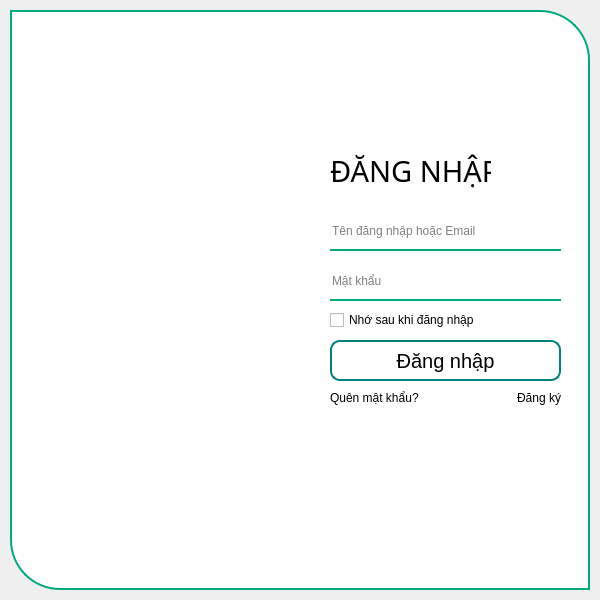
<?xml version="1.0" encoding="UTF-8"?>
<ui version="4.0">
 <class>Login</class>
 <widget class="QMainWindow" name="Login">
  <property name="geometry">
   <rect>
    <x>0</x>
    <y>0</y>
    <width>600</width>
    <height>600</height>
   </rect>
  </property>
  <property name="windowTitle">
   <string>MainWindow</string>
  </property>
  <widget class="QWidget" name="centralwidget">
   <layout class="QVBoxLayout" name="verticalLayout">
    <property name="spacing">
     <number>0</number>
    </property>
    <property name="leftMargin">
     <number>10</number>
    </property>
    <property name="topMargin">
     <number>10</number>
    </property>
    <property name="rightMargin">
     <number>10</number>
    </property>
    <property name="bottomMargin">
     <number>10</number>
    </property>
    <item>
     <widget class="QFrame" name="frame">
      <property name="styleSheet">
       <string notr="true">#frame.QFrame{
border-top-right-radius: 50px;
background-color: rgb(255, 255, 255);
border-bottom-left-radius: 50px;
border: 2px solid rgb(0, 170, 127);
}</string>
      </property>
      <property name="frameShape">
       <enum>QFrame::NoFrame</enum>
      </property>
      <widget class="QLabel" name="label_image">
       <property name="geometry">
        <rect>
         <x>2</x>
         <y>2</y>
         <width>291</width>
         <height>576</height>
        </rect>
       </property>
       <property name="styleSheet">
        <string notr="true">border-image: url(:/image/resources/pic/lib4.jpg);
border-bottom-left-radius: 48px; </string>
       </property>
       <property name="text">
        <string/>
       </property>
      </widget>
      <widget class="QLabel" name="label_Dangnhap">
       <property name="geometry">
        <rect>
         <x>320</x>
         <y>140</y>
         <width>161</width>
         <height>41</height>
        </rect>
       </property>
       <property name="font">
        <font>
         <family>Agbalumo</family>
         <pointsize>22</pointsize>
        </font>
       </property>
       <property name="text">
        <string>ĐĂNG NHẬP</string>
       </property>
      </widget>
      <widget class="QLineEdit" name="lineEdit">
       <property name="geometry">
        <rect>
         <x>320</x>
         <y>210</y>
         <width>231</width>
         <height>31</height>
        </rect>
       </property>
       <property name="styleSheet">
        <string notr="true">border: none;
background-color: rgb(255, 255, 255);
padding-bottom: 7px;
color: rgb(0, 0, 0);
border-bottom:2px solid rgb(0, 170, 127);</string>
       </property>
       <property name="placeholderText">
        <string>Tên đăng nhập hoặc Email</string>
       </property>
      </widget>
      <widget class="QPushButton" name="pushButton">
       <property name="geometry">
        <rect>
         <x>320</x>
         <y>330</y>
         <width>231</width>
         <height>41</height>
        </rect>
       </property>
       <property name="styleSheet">
        <string notr="true">QPushButton {
	background-color: rgb(255, 255, 255);
    color: black; /* Màu chữ */
    border: 2px solid #008080; /* Màu xanh mòng két cho viền */
	border-radius: 10px;
    padding: 2px 2px; /* Khoảng cách bên trong */
    font-size: 20px; /* Kích thước chữ */
    transition: background-color 0.3s ease; /* Hiệu ứng chuyển đổi màu nền */
}

QPushButton:hover {
	background-color: rgb(0, 170, 127); /* Màu xanh mòng két khi hover */
    color: rgb(255, 255, 255); /* Màu chữ khi hover */
}</string>
       </property>
       <property name="text">
        <string>Đăng nhập</string>
       </property>
      </widget>
      <widget class="QLabel" name="label_ForgotPw">
       <property name="geometry">
        <rect>
         <x>320</x>
         <y>380</y>
         <width>91</width>
         <height>16</height>
        </rect>
       </property>
       <property name="styleSheet">
        <string notr="true">QLabel:hover {
	color: rgb(0, 170, 127);
}</string>
       </property>
       <property name="text">
        <string>Quên mật khẩu?</string>
       </property>
      </widget>
      <widget class="QLabel" name="label_Signin">
       <property name="geometry">
        <rect>
         <x>460</x>
         <y>380</y>
         <width>91</width>
         <height>16</height>
        </rect>
       </property>
       <property name="autoFillBackground">
        <bool>false</bool>
       </property>
       <property name="styleSheet">
        <string notr="true">QLabel:hover {
	color: rgb(0, 170, 127);
}</string>
       </property>
       <property name="text">
        <string>Đăng ký</string>
       </property>
       <property name="alignment">
        <set>Qt::AlignRight|Qt::AlignTrailing|Qt::AlignVCenter</set>
       </property>
      </widget>
      <widget class="QLabel" name="label_Exit">
       <property name="geometry">
        <rect>
         <x>538</x>
         <y>20</y>
         <width>21</width>
         <height>21</height>
        </rect>
       </property>
       <property name="styleSheet">
        <string notr="true">border-image: url(:/icon/resources/icon-pack/exit_icon.png);</string>
       </property>
       <property name="text">
        <string/>
       </property>
      </widget>
      <widget class="QLineEdit" name="lineEdit_2">
       <property name="geometry">
        <rect>
         <x>320</x>
         <y>260</y>
         <width>231</width>
         <height>31</height>
        </rect>
       </property>
       <property name="styleSheet">
        <string notr="true">border: none;
background-color: rgb(255, 255, 255);
padding-bottom: 7px;
color: rgb(0, 0, 0);
border-bottom:2px solid rgb(0, 170, 127);</string>
       </property>
       <property name="placeholderText">
        <string>Mật khẩu</string>
       </property>
      </widget>
      <widget class="QCheckBox" name="Rem_ckBox">
       <property name="geometry">
        <rect>
         <x>320</x>
         <y>300</y>
         <width>231</width>
         <height>20</height>
        </rect>
       </property>
       <property name="text">
        <string>Nhớ sau khi đăng nhập</string>
       </property>
      </widget>
     </widget>
    </item>
   </layout>
  </widget>
 </widget>
 <resources>
  <include location="../image.qrc"/>
 </resources>
 <connections/>
</ui>
